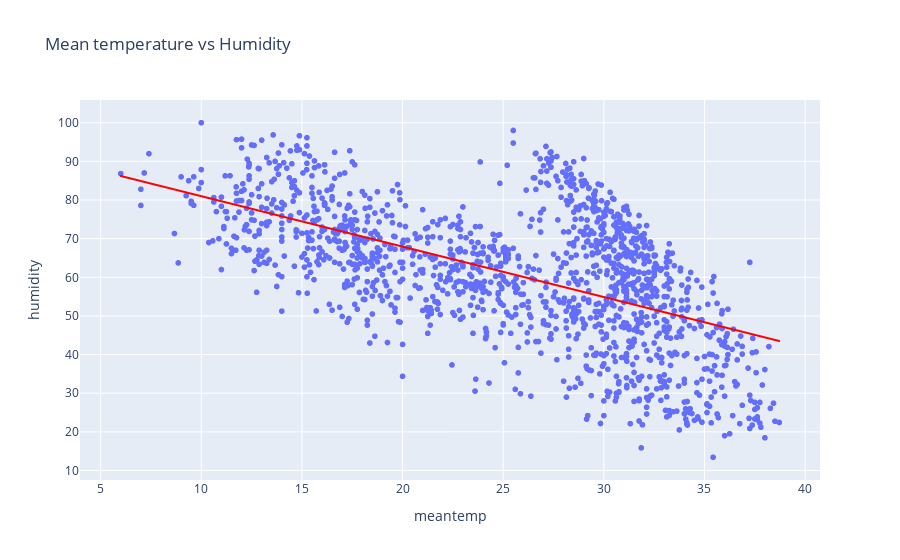

This figure's notebook cell:
### Code cell
# scatter plot to check corelation between meantemp, humidity
fig1 = px.scatter(df,x='meantemp',y='humidity',title='Mean temperature vs Humidity',
                  trendline='ols',trendline_color_override="red")
fig1.show()

### Figure 1 — Plotly figure (JSON) as saved in the notebook; plotly's stock layout.template omitted (floating-point values rounded to 4 significant figures; data arrays with more than 128 entries replaced by an {"elided": "..."} marker saying what was removed)
{"data": [{"hovertemplate": "meantemp=%{x}<br>humidity=%{y}<extra></extra>", "legendgroup": "", "marker": {"color": "#636efa", "symbol": "circle"}, "mode": "markers", "name": "", "showlegend": false, "type": "scattergl", "x": {"elided": "1462 float values"}, "xaxis": "x", "y": {"elided": "1462 float values"}, "yaxis": "y"}, {"hovertemplate": "<b>OLS trendline</b><br>humidity = -1.30529 * meantemp + 94.0508<br>R<sup>2</sup>=0.327128<br><br>meantemp=%{x}<br>humidity=%{y} <b>(trend)</b><extra></extra>", "legendgroup": "", "line": {"color": "red"}, "marker": {"color": "#636efa", "symbol": "circle"}, "mode": "lines", "name": "", "showlegend": false, "type": "scattergl", "x": {"elided": "1462 float values"}, "xaxis": "x", "y": {"elided": "1462 float values"}, "yaxis": "y"}], "layout": {"legend": {"tracegroupgap": 0}, "title": {"text": "Mean temperature vs Humidity"}, "xaxis": {"anchor": "y", "domain": [0, 1], "title": {"text": "meantemp"}}, "yaxis": {"anchor": "x", "domain": [0, 1], "title": {"text": "humidity"}}}}
